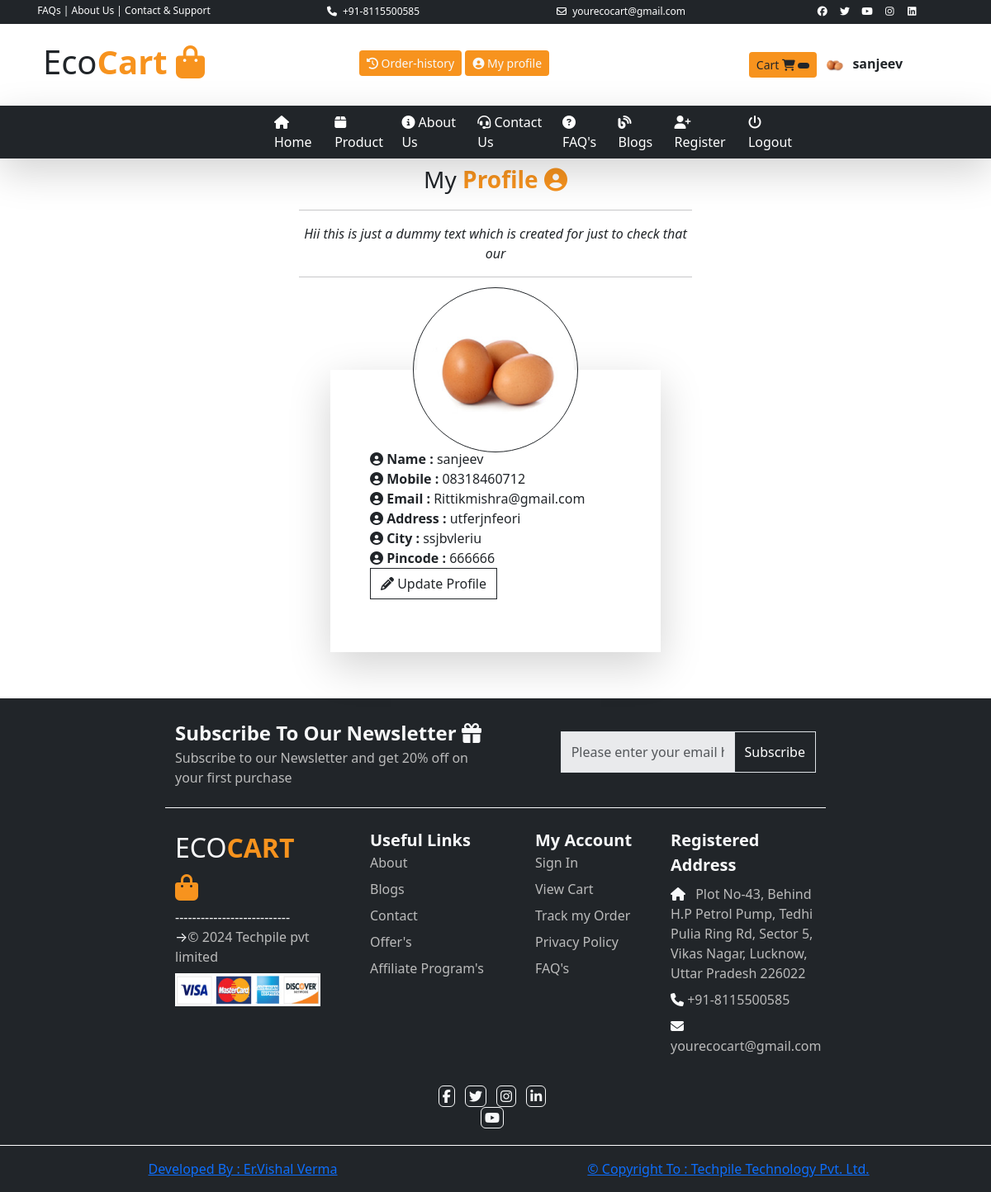
The app's page /profile/ (signed in) with its own data.
### user/models.py (models this page shows)
class tbl_register(models.Model):
    name=models.CharField(max_length=50,null=True)
    email=models.EmailField(primary_key=True)
    mobile=models.CharField(max_length=20,null=True)
    password=models.CharField(max_length=200,null=True)
    Pincode=models.CharField(max_length=20,null=True)
    city=models.CharField(max_length=50,null=True)
    address=models.TextField(null=True)
    picture=models.ImageField(upload_to='static/userpic/')

### user/views.py (the view, shortened to what this page needs)
# urls.py: path('profile/',views.myprofile),
def myprofile(request):
    user=request.session.get('user')
    uinfo=""
    if user:
        uinfo=tbl_register.objects.all().filter(email=user)
    mydict={"userinfo":uinfo}
    return render(request,'myprofile.html',mydict)

### templates/myprofile.html (shortened to what this page needs)
{% extends 'base.html' %}
{% load static %}
{% block childpage %}
 <div class="row mb-2 ">
    <div class="col-sm-5 mx-auto text-center">
        <p class="fs-3 m-0 p-0 ">My <b class="txt-colororange">Profile <i class="fas fa-user-circle"></i></b></p>
        <hr/>
        <i>Hii this is just a dummy text which is
        created for just to check that our </i>
        <hr/>
    </div>
</div>
{% for i in userinfo %}
<div class="row mt-5 profile ">
    <div class="col-sm-4 shadow-lg mb-3 p-5 mx-auto position-relative mt-5" >
        <img src="../{{i.picture}}" style="height:200px;width:200px; " class=" rounded-pill p-1 border border-dark border-1 position-absolute top-0 start-50 translate-middle "/>
        <div class="pt-5 "><b><i class="fas fa-user-circle"></i> Name :</b> {{i.name}}<br/>
        <b><i class="fas fa-user-circle"></i> Mobile :</b> {{i.mobile}}<br/>
        <b><i class="fas fa-user-circle"></i> Email :</b> {{i.email}}<br/>
        <b><i class="fas fa-user-circle"></i> Address :</b> {{i.address}}<br/>
        <b><i class="fas fa-user-circle"></i> City :</b> {{i.city}}<br/>
            <b><i class="fas fa-user-circle"></i> Pincode :</b> {{i.Pincode}}<br/></div>
    <p id="btnu" class="btn btn-outline-dark rounded-0 "><i class="fas fa-pencil"></i> Update Profile</p>
    </div>
</div>
<br/>
{% endfor %}
{% endblock %}

### templates/base.html (shortened to what this page needs)
<!DOCTYPE html>
{% load static  %}
<html lang="en">
<head>
      <link href="{% static 'css/all.css' %}" rel="stylesheet"/>
    <link href="{% static 'css/bootstrap.css' %}" rel="stylesheet"/>
</head>
<body>
<div class="container-fluid">
    <div class="row t1  border-bottom border-dark  text-center py-1 text-bg-dark">
        <div class="col-sm-3 ">
            <a href="#">FAQs</a> |
            <a href="#">About Us</a> |
            <a href="#">Contact & Support</a>
        </div>
        <div class="col-sm-3">
              <i class="fa-solid fa-phone ico"></i>
             +91-8115500585
        </div>
        <div class="col-sm-3">
        <i class="fa-regular fa-envelope ico"></i>
        yourecocart@gmail.com
        </div>
        <div class="col-sm-3">
            <i class="fa-brands fa-facebook me-1 ico"></i>
            <i class="fa-brands fa-twitter me-1 ico"></i>
            <i class="fa-brands fa-youtube me-1 ico"></i>
            <i class="fa-brands fa-instagram me-1 ico"></i>
            <i class="fa-brands fa-linkedin ico"></i>
        </div>
    </div>
    <div class="row t2 text-center py-3 ">
        <div class="col-sm-3 fs-1">
            Eco<b class="txt-colororange">Cart <i class="fa-solid fa-bag-shopping"></i></b>
        </div>
        <div class="col-sm-5 py-3">
            {% if request.session.user %}
            <a href="/history/" class="btn btn-sm bg-colororange text-light">
                <i class="fas fa-history"></i> Order-history</a>
             <a href="/profile/" class="btn btn-sm bg-colororange text-light">
                 <i class="fas fa-user-circle"></i> My profile</a>
            {% else %}
            <h2 class="text-center">Welcome to ECOCART </h2>
            {% endif %}
        </div>
        <div class="col-sm-4 py-3 ">
            <a href="/cartitem/" class="btn btn-sm bg-colororange">Cart <i class="fa-solid fa-cart-shopping"></i>
            <i class="badge bg-dark">
            </i>
            </a>
            {% if request.session.user %}
             <img src="../{{request.session.userpic}}" height="35px" class="p-1 rounded-circle "/>
            <b>{{request.session.username}}</b>
            {% else %}
             <i class="fa-regular fa-user"></i> Guest
            {% endif %}
        </div>
    </div>
    <div class="row t3 bg-colorgreen mb-1 sticky-top shadow-lg" style="min-height:40px;">
    <div class="col-sm-3"></div>
    <div class="col-sm-7 ">
        <nav class="navbar navbar-expand-lg bg-body-tertiary p-0 " id="menu">
  <div class="container-fluid ">
    <div class="collapse navbar-collapse " id="navbarNav">
      <ul class="navbar-nav ">
        <li class="nav-item">
          <a class="nav-link active" aria-current="page" href="/home/"><i class="fa-solid fa-house"></i> Home</a>
        </li>
        <li class="nav-item">
          <a class="nav-link" href="/product/"><i class="fa-solid fa-box"></i> Product</a>
        </li>
        <li class="nav-item">
          <a class="nav-link" href="/about/"><i class="fa-solid fa-info-circle"></i> About Us</a>
        </li>
             <li class="nav-item">
          <a class="nav-link" href="/contact/"><i class="fas fa-headset"></i> Contact Us</a>
        </li>
          <li class="nav-item">
          <a class="nav-link" href="/faqs/"> <i class="fa-solid fa-question-circle"></i> FAQ's</a>
        </li>
         <li class="nav-item">
          <a class="nav-link" href="#"><i class="fa-solid fa-blog"></i> Blogs</a>
        </li>
       <li class="nav-item">
          <a class="nav-link" href="/register/"><i class="fa-solid fa-user-plus"></i> Register</a>
        </li>
          <li class="nav-item">
              {% if request.session.user %}
          <a class="nav-link" href="/logout/"><i class="fa-solid fa-power-off"></i> Logout</a>
              {% else %}
          <a class="nav-link" href="/login/"><i class="fa-solid fa-sign-in-alt"></i> Login</a>
              {% endif %}
        </li>
      </ul>
    </div>
  </div>
</nav>
    </div>
    <div class="col-sm-2"></div>
    </div>
<div class="row">
    <div class="col-sm-12 childpage" style="min-height:500px;">
        {% block childpage %}
        {% endblock %}
    </div>
</div>
<div class="row ufooter mt-3">
<div class="col-sm-2"></div>
<div class="col-sm-8">
    <div class="row u1 py-4 border-bottom border-light text-light">
<div class="col-sm-6 ">
    <b class=" fs-4 ">Subscribe To Our Newsletter <i class="fa-solid fa-gift brand "></i></b><br/>
    <span class="white orange">Subscribe to our Newsletter and get 20% off on your first purchase</span>
</div>
            <div class="col-sm-1"></div>
<div class="col-sm-5 pt-3">
<div class="input-group   rounded text-center">
        <input type="text"  placeholder="Please enter your email here....." class="form-control text-center " />
      <b class="input-group-text text-bg-dark " >Subscribe</b>
  </div>
</div>
    </div>
    <div class="row u2 text-light">
<div class="col-sm-3  pt-4">
    <span class="fs-2"> ECO<b class="txt-colororange">CART <i class="fa-solid fa-bag-shopping brand "></i></b>      </span>
    <br/><span class="orange">---------------------------</span><br/>
    &rarr;<span class="white">&copy 2024 Techpile pvt limited</span><br/>
    <img src="{% static 'images/ufooter/paypal.png' %}" style="height:40px;" class="img-fluid mt-2"/>
</div>
<div class="col-sm-3 ps-5  py-4">
   <div class="row ">
      <div class="col-sm-12">
        <b class="fs-5">Useful Links</b>
      </div>
   </div>
    <div class="row ">
        <div class="col-sm-12">
            <a href="#">About</a>
        </div>
    </div>
    <div class="row mt-2">
        <div class="col-sm-12">
            <a href="#">Blogs</a>
        </div>
    </div>
    <div class="row mt-2">
        <div class="col-sm-12">
            <a href="#">Contact</a>
        </div>
    </div>
    <div class="row mt-2">
        <div class="col-sm-12">
            <a href="#">Offer's</a>
        </div>
    </div>
 <div class="row  mt-2">
        <div class="col-sm-12">
            <a href="#">Affiliate Program's</a>
        </div>
    </div>
</div>
<div class="col-sm-3  ps-5  py-4">
       <div class="row ">
      <div class="col-sm-12 ">
          <b class="fs-5">My Account</b>
      </div>
   </div>
      <div class="row ">
        <div class="col-sm-12">
            <a href="#">Sign In</a>
        </div>
    </div>
    <div class="row mt-2">
        <div class="col-sm-12">
            <a href="#">View Cart</a>
        </div>
    </div>
    <div class="row mt-2">
        <div class="col-sm-12">
            <a href="#">Track my Order</a>
        </div>
    </div>
    <div class="row mt-2">
        <div class="col-sm-12">
            <a href="#">Privacy Policy</a>
        </div>
    </div>
      <div class="row mt-2">
        <div class="col-sm-12">
            <a href="#">FAQ's</a>
        </div>
    </div>
</div>
<div class="col-sm-3  py-4">
    <div class="row ">
        <div class="col-sm-12 pb-2">
            <b class="fs-5 ">Registered Address</b>
        </div>
    </div>
    <div class="row ">
        <div class="col-sm-12 "><i class="fa-solid fa-house icon"></i>
            <span class="white ps-2">Plot No-43, Behind H.P Petrol Pump,
            Tedhi Pulia Ring Rd, Sector 5,
            Vikas Nagar, Lucknow,
            Uttar Pradesh 226022</span>
        </div>
    </div>
<div class="row mt-2">
    <div class="col-sm-12 ">
<i class="fa-solid fa-phone icon"></i> <span class="white">+91-8115500585</span>
    </div>
</div>
    <div class="row mt-2">
    <div class="col-sm-12 ">
<i class="fa-solid fa-envelope icon"></i> <span class="white"> yourecocart@gmail.com</span>
    </div>
</div>
</div>
    </div>
    <div class="row u3 p-2">
        <div class="col-sm-3 text-center mx-auto py-1 mb-2 text-light ">
<i class="fab fa-facebook-f me-2 fico p-1 border border-light rounded"></i>
<i class="fab fa-twitter me-2 p-1 fico  border border-light rounded"></i>
<i class="fab fa-instagram me-2  fico p-1 border border-light rounded"></i>
<i class="fab fa-linkedin-in me-2 fico p-1  border border-light rounded"></i>
<i class="fab fa-youtube me-2  p-1 fico border border-light rounded"></i>
        </div>
    </div>
</div>
<div class="col-sm-2"></div>
</div>
<div class="row bfooter py-3">
   <div class="row">
       <div class="col-sm-6 text-light">
<a href="/portfolio/">
    Developed By : Er.Vishal Verma
    </a>
</div>
    <div class="col-sm-6 text-light">
     <a href="https://www.techpile.in">  &copy Copyright To : Techpile Technology Pvt. Ltd.</a>
    </div>
       </div>
</div>
</div>
</body>
</html>

### templates/base.html (style rules this page uses)
.bg-colorgreen { background:#212529 !important; }
.bg-colororange { background:#f7931e !important; }
.txt-colororange { color:#f7931e !important;; }
.t1 a { text-decoration:none; color:white; }
.t1 { font-size:12px; }
.ico { height:20px; width:20px; text-align:center; line-height:20px; transition:all .5s; border-radius:2px; }
#menu { background:transparent !important; }
#menu ul li a { color:white; }
.ufooter { min-height:300px; background:#212529; }
.bfooter { background:#212529; margin-top:1px; text-align:center; }
.u2 a { text-decoration:none; color:#bbbbbb; }
.white { color:#bbbbbb; }
.brand { transition:all .4s; }

### templates/myprofile.html (style rules this page uses)
.form-control { height:50px; background:#e9eaec !important; border-radius:0px !important; }
.input-group-text { border-radius:0px !important; }

### records on screen
tbl_register: session.username "sanjeev", picture (picture), name "sanjeev", mobile "08318460712", email "Rittikmishra@gmail.com", address "utferjnfeori", city "ssjbvleriu", Pincode "666666"
